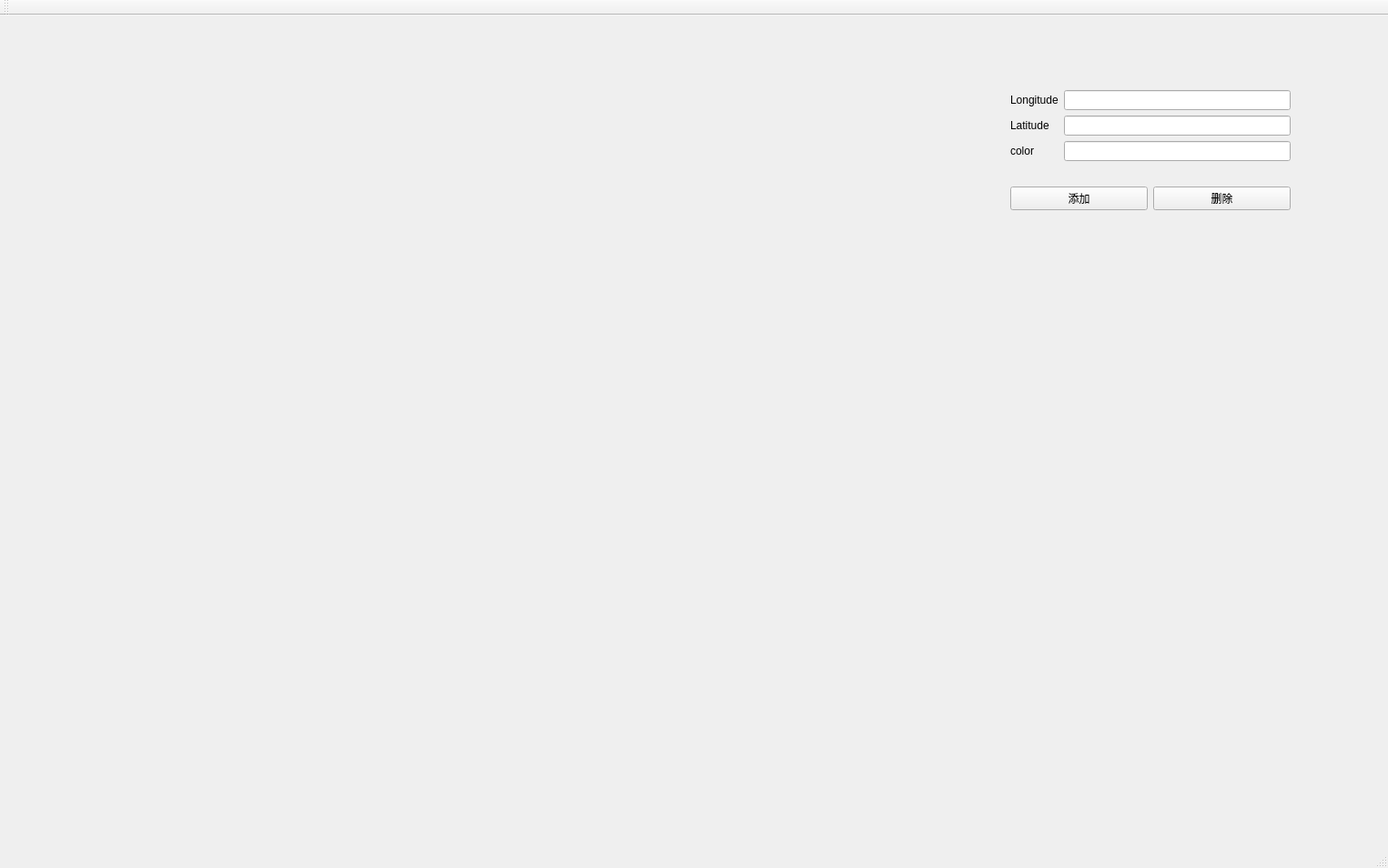
<?xml version="1.0" encoding="UTF-8"?>
<ui version="4.0">
 <class>MainWindow</class>
 <widget class="QMainWindow" name="MainWindow">
  <property name="geometry">
   <rect>
    <x>0</x>
    <y>0</y>
    <width>1525</width>
    <height>954</height>
   </rect>
  </property>
  <property name="windowTitle">
   <string>MainWindow</string>
  </property>
  <widget class="QWidget" name="centralwidget">
   <widget class="QWidget" name="verticalLayoutWidget">
    <property name="geometry">
     <rect>
      <x>-1</x>
      <y>-1</y>
      <width>1061</width>
      <height>921</height>
     </rect>
    </property>
    <layout class="QVBoxLayout" name="verticalLayout"/>
   </widget>
   <widget class="QWidget" name="verticalLayoutWidget_2">
    <property name="geometry">
     <rect>
      <x>0</x>
      <y>920</y>
      <width>801</width>
      <height>31</height>
     </rect>
    </property>
    <layout class="QVBoxLayout" name="verticalLayout_5">
     <item>
      <widget class="QLabel" name="label">
       <property name="text">
        <string>TextLabel</string>
       </property>
      </widget>
     </item>
    </layout>
   </widget>
   <widget class="QWidget" name="">
    <property name="geometry">
     <rect>
      <x>1110</x>
      <y>60</y>
      <width>308</width>
      <height>177</height>
     </rect>
    </property>
    <layout class="QGridLayout" name="gridLayout_2">
     <item row="0" column="0" colspan="2">
      <layout class="QGridLayout" name="gridLayout">
       <item row="1" column="1">
        <widget class="QLineEdit" name="latitude"/>
       </item>
       <item row="0" column="0">
        <widget class="QLabel" name="label_2">
         <property name="text">
          <string>Longitude</string>
         </property>
         <property name="buddy">
          <cstring>longitude</cstring>
         </property>
        </widget>
       </item>
       <item row="1" column="0">
        <widget class="QLabel" name="label_3">
         <property name="text">
          <string>Latitude</string>
         </property>
         <property name="buddy">
          <cstring>latitude</cstring>
         </property>
        </widget>
       </item>
       <item row="0" column="1">
        <widget class="QLineEdit" name="longitude"/>
       </item>
       <item row="2" column="0">
        <widget class="QLabel" name="label_4">
         <property name="text">
          <string>color</string>
         </property>
         <property name="buddy">
          <cstring>color</cstring>
         </property>
        </widget>
       </item>
       <item row="2" column="1">
        <widget class="QLineEdit" name="color"/>
       </item>
      </layout>
     </item>
     <item row="1" column="0">
      <widget class="QPushButton" name="pushButton">
       <property name="text">
        <string>添加</string>
       </property>
      </widget>
     </item>
     <item row="1" column="1">
      <widget class="QPushButton" name="pushButton_2">
       <property name="text">
        <string>删除</string>
       </property>
      </widget>
     </item>
    </layout>
   </widget>
  </widget>
  <widget class="QStatusBar" name="statusbar"/>
  <widget class="QToolBar" name="toolBar">
   <property name="windowTitle">
    <string>toolBar</string>
   </property>
   <attribute name="toolBarArea">
    <enum>TopToolBarArea</enum>
   </attribute>
   <attribute name="toolBarBreak">
    <bool>false</bool>
   </attribute>
  </widget>
  <action name="actionreadVectorLayer">
   <property name="text">
    <string>readVectorLayer</string>
   </property>
   <property name="toolTip">
    <string>open</string>
   </property>
  </action>
  <action name="actionFeatureCheck">
   <property name="text">
    <string>FeatureCheck</string>
   </property>
  </action>
  <action name="actionPan">
   <property name="text">
    <string>Pan</string>
   </property>
  </action>
  <action name="actionfeatureSelect">
   <property name="text">
    <string>featureSelect</string>
   </property>
  </action>
  <action name="actionStyle">
   <property name="text">
    <string>style</string>
   </property>
   <property name="toolTip">
    <string>style</string>
   </property>
  </action>
  <action name="actionlayerView">
   <property name="text">
    <string>layerView</string>
   </property>
  </action>
  <action name="actionaddMarker">
   <property name="text">
    <string>addMarker</string>
   </property>
  </action>
 </widget>
 <resources/>
 <connections/>
</ui>
